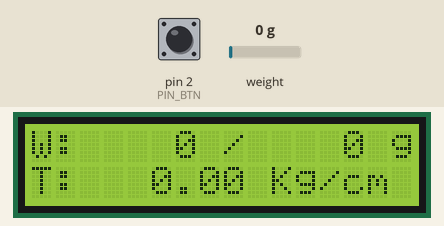
Bench run of a sketch on a simulated Arduino Mega 2560, built with avr-gcc and run on an emulated ATmega2560. Parts: 16×2 character LCD. Inputs (shaded band) come from the test bench; at power-on: pin 2 (PIN_BTN) HIGH, weight on the scale 0 g. What the sketch prints to the serial monitor is not drawn.

Above: at 2.3 s.
2.4 s: pin 2 (PIN_BTN) pulled LOW for 0.6 s
At 2.61 s:
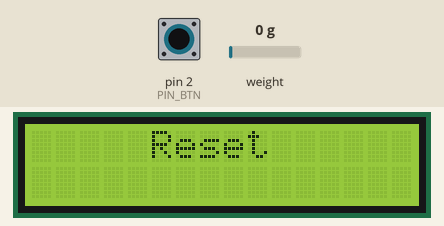
4.5 s: weight on the scale set to 100 g
At 5.1 s:
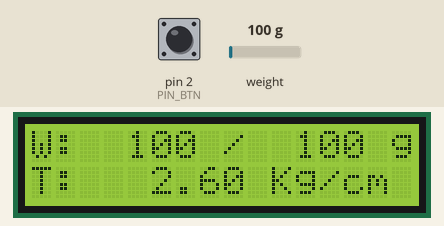
6.2 s: pin 2 (PIN_BTN) pulled LOW for 1 s
At 7.5 s:
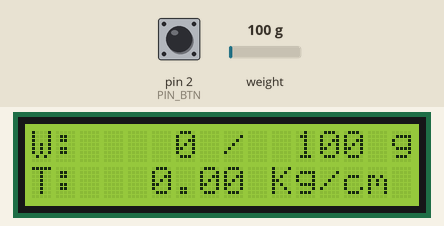
8.7 s: weight on the scale set to 1250 g
At 9.3 s:
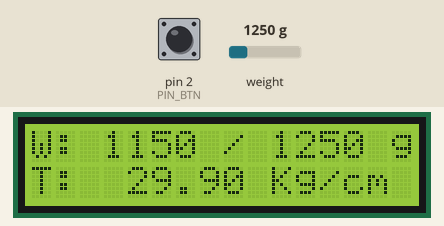
10.2 s: weight on the scale set to 2500 g
At 11.6 s:
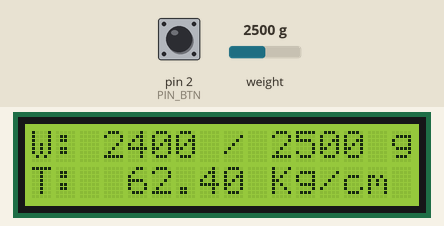
Timing chart, 0 to 12.7 s (numbered marks = the images above; inputs shaded):
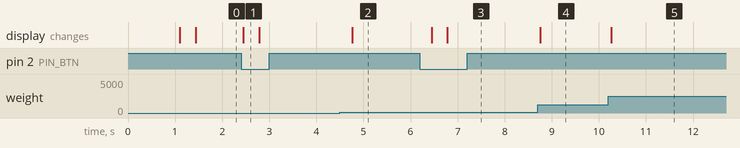

Measured:
- after the input at 2.4 s, the display: changes after 0.05 s (image 1)
- after the input at 4.5 s, the display: changes after 0.26 s (image 2)
- after the input at 6.2 s, the display: first changes after 0.25 s (image 3 shows a later state)
- after the input at 8.7 s, the display: changes after 0.06 s (image 4)
- after the input at 10.2 s, the display: changes after 0.06 s (image 5)

The sketch:

HBB_HX711_Plat2.ino
```cpp
/*
Use two HX711 modules to measure and correct
the errors generated by the sensor due to angle changes.
E+(red)    VCC
E-(black)  DAT
A-(white)  CLK
A+(green)  GND

*/
#include <LiquidCrystal_PCF8574.h>
#include "HX711.h"

const byte SCK_PIN_m = 52; //blue
const byte DT_PIN_m = 50; // green
const byte PIN_CLK = 8;   // define CLK pin (any digital pin)
const byte PIN_DIO = 9;
const byte PIN_BTN = 2;
long weight_m; // measurement
int cycle = 0;
long diff = 0;
long total = 0;
long total_last = 0;
float toque = 0;
bool clear = false;
unsigned long wait;

unsigned long time_stamp = millis();
// unsigned long last_btn = millis();

// GyverTM1637 disp(PIN_CLK, PIN_DIO);

const int scale_factor_m = 221;
// const int scale_factor_c = -489;

LiquidCrystal_PCF8574 lcd(0x27);
HX711 scale_m;
// HX711 scale_c;

void setup() {
  Serial.begin(9600);
  pinMode(PIN_BTN, INPUT_PULLUP); //
  lcd.begin(16, 2); // initialize the lcd
  lcd.setBacklight(100);
  lcd.home();
  lcd.clear();
  lcd.noCursor();
  lcd.setCursor(0, 0);
  lcd.print("  Initialing... ");

  scale_m.begin(DT_PIN_m, SCK_PIN_m);
  scale_m.set_scale(scale_factor_m);       // 設定比例參數
  scale_m.tare();				        // 歸零
  attachInterrupt(digitalPinToInterrupt(PIN_BTN), reset_value, FALLING);
  lcd.setCursor(0, 0);
  lcd.print("                ");
}

void resetDiff(){
  lcd.clear();
  lcd.setCursor(0, 0);
  lcd.print("     Reset      ");
  diff = weight_m;
  clear = false;
}
void reset_value(){
  clear = true;
}

// #include <string>

String padWithZerosInt(int number, int d) {
  String result = String(number);
  while (result.length() < d) {
    result = " " + result;
  }
  return result;
}

String padWithZerosFloat(float number, int d) {
  String result = String(number);
  while (result.length() < d) {
    result = " " + result;
  }
  return result;
}

void loop() {
  time_stamp = millis();
  weight_m = scale_m.get_units(3);
  // toque = int((weight_m - diff) * 26 / 100) / 10; // 無條件捨去至小數下一位
  toque = (weight_m - diff) * 26;
  toque /= 1000;

  lcd.setCursor(0, 0);
  lcd.print("W: " + padWithZerosInt(weight_m-diff, 4) + " / " + padWithZerosInt(weight_m, 4) + " g");
  lcd.setCursor(0, 1);
  lcd.print("T: " + padWithZerosFloat(toque, 6) + " Kg/cm");
  // lcd.print("Torque: " + String(toque) + "Kg/cm");

  Serial.println(toque);

  while(millis() < wait){}
  wait = millis() + 500;
  if (clear == true){
    resetDiff();
  }

}
```
